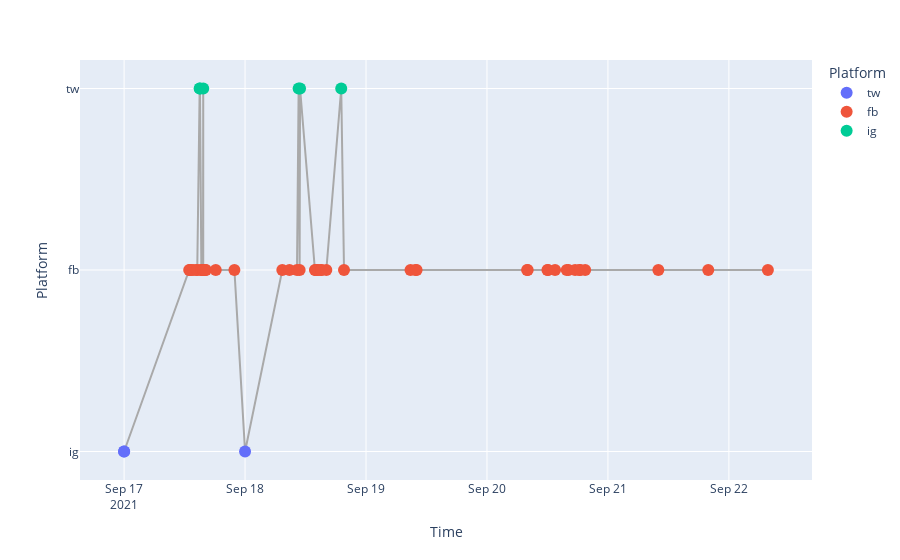

Source (notebook cell):
### Markdown cell above
Timeline of one image cross platform

### Code cell
selected_hash = '2551a5b85add964b'
df_one_hash = df[df['hash'] == selected_hash]

# Sort data by timestamp to connect dots chronologically
df_filtered = df_one_hash.sort_values(by='timestamp')

# Define the order of platforms
platform_order = ['ig', 'fb', 'tw']  # Change to your specific platform codes if different

# Convert platform to categorical type with a specific order
df_filtered['platform'] = pd.Categorical(df_filtered['platform'], categories=platform_order, ordered=True)

# Add a line trace with dark grey color connecting temporal succeeding dots (line comes first)
fig = px.line(
    df_filtered, 
    x='timestamp', 
    y='platform',  # Use platform directly (no jitter)
    line_shape='linear'
).update_traces(line_color='darkgrey')

# Now add the scatter plot on top (for bigger dots and color by platform)
scatter_fig = px.scatter(
    df_filtered,
    x='timestamp',             # Time of the post
    y='platform',              # Use platform directly (no jitter)
    color='platform',          # Color each point by platform (Instagram, Facebook, Twitter)
    hover_data=['img_id', 'party', 'name'],  # Additional hover data
    labels={'platform': 'Platform'},
    title=f'Timeline of Reposts for Image Hash: {selected_hash}',
    height=600,
    width=1000
).update_traces(marker=dict(size=12))  # Increase marker size here

# Combine the two plots: Line first, dots on top
fig.add_traces(scatter_fig.data)

# Update layout for better readability
fig.update_layout(
    yaxis_title='Platform',
    yaxis=dict(tickvals=list(range(len(platform_order))), ticktext=platform_order),  # Set y-ticks to fixed order
    xaxis_title='Time',
    legend_title='Platform',
    hovermode='closest',
)

# Show the plot
fig.show()

### Figure 1 — Plotly figure (JSON) as saved in the notebook; plotly's stock layout.template omitted (floating-point values rounded to 4 significant figures; data arrays with more than 128 entries replaced by an {"elided": "..."} marker saying what was removed)
{"data": [{"hovertemplate": "timestamp=%{x}<br>platform=%{y}<extra></extra>", "legendgroup": "", "line": {"color": "darkgrey", "dash": "solid", "shape": "linear"}, "marker": {"symbol": "circle"}, "mode": "lines", "name": "", "orientation": "v", "showlegend": false, "type": "scatter", "x": ["2021-09-17T00:00:00", "2021-09-17T00:00:00", "2021-09-17T12:54:58", "2021-09-17T13:05:42", "2021-09-17T13:09:52", "2021-09-17T13:41:26", "2021-09-17T14:22:12", "2021-09-17T14:30:53", "2021-09-17T14:59:37", "2021-09-17T15:03:05", "2021-09-17T15:19:55", "2021-09-17T15:23:09", "2021-09-17T15:36:49", "2021-09-17T15:39:16", "2021-09-17T15:42:00", "2021-09-17T15:42:09", "2021-09-17T15:55:41", "2021-09-17T16:05:46", "2021-09-17T16:13:48", "2021-09-17T18:10:58", "2021-09-17T21:53:10", "2021-09-18T00:00:00", "2021-09-18T07:23:19", "2021-09-18T08:48:32", "2021-09-18T10:18:18", "2021-09-18T10:37:42", "2021-09-18T10:49:32", "2021-09-18T10:54:51", "2021-09-18T13:51:54", "2021-09-18T14:01:57", "2021-09-18T14:10:40", "2021-09-18T14:25:55", "2021-09-18T15:05:38", "2021-09-18T15:07:13", "2021-09-18T16:07:30", "2021-09-18T19:04:54", "2021-09-18T19:37:59", "2021-09-19T08:49:28", "2021-09-19T09:49:11", "2021-09-19T10:02:08", "2021-09-20T07:57:53", "2021-09-20T08:04:31", "2021-09-20T11:59:41", "2021-09-20T12:07:07", "2021-09-20T13:30:36", "2021-09-20T15:49:26", "2021-09-20T16:10:26", "2021-09-20T17:29:07", "2021-09-20T18:25:01", "2021-09-20T18:25:56", "2021-09-20T19:28:55", "2021-09-21T10:00:09", "2021-09-21T19:54:12", "2021-09-22T07:44:17"], "xaxis": "x", "y": ["tw", "tw", "fb", "fb", "fb", "fb", "fb", "fb", "ig", "ig", "fb", "fb", "fb", "fb", "ig", "fb", "fb", "fb", "fb", "fb", "fb", "tw", "fb", "fb", "fb", "ig", "fb", "ig", "fb", "fb", "fb", "fb", "fb", "fb", "fb", "ig", "fb", "fb", "fb", "fb", "fb", "fb", "fb", "fb", "fb", "fb", "fb", "fb", "fb", "fb", "fb", "fb", "fb", "fb"], "yaxis": "y"}, {"customdata": [["tw_98327012_1438875421920092160", null, null], ["tw_26458162_1438817248504946693", null, "spdde"], ["tw_1104610087_1439152721173655552", null, null]], "hovertemplate": "Platform=%{y}<br>timestamp=%{x}<br>img_id=%{customdata[0]}<br>party=%{customdata[1]}<br>name=%{customdata[2]}<extra></extra>", "legendgroup": "tw", "marker": {"color": "#636efa", "size": 12, "symbol": "circle"}, "mode": "markers", "name": "tw", "orientation": "v", "showlegend": true, "type": "scatter", "x": ["2021-09-17T00:00:00", "2021-09-17T00:00:00", "2021-09-18T00:00:00"], "xaxis": "x", "y": ["tw", "tw", "tw"], "yaxis": "y"}, {"customdata": {"elided": "45x3 str values"}, "hovertemplate": "Platform=%{y}<br>timestamp=%{x}<br>img_id=%{customdata[0]}<br>party=%{customdata[1]}<br>name=%{customdata[2]}<extra></extra>", "legendgroup": "fb", "marker": {"color": "#EF553B", "size": 12, "symbol": "circle"}, "mode": "markers", "name": "fb", "orientation": "v", "showlegend": true, "type": "scatter", "x": ["2021-09-17T12:54:58", "2021-09-17T13:05:42", "2021-09-17T13:09:52", "2021-09-17T13:41:26", "2021-09-17T14:22:12", "2021-09-17T14:30:53", "2021-09-17T15:19:55", "2021-09-17T15:23:09", "2021-09-17T15:36:49", "2021-09-17T15:39:16", "2021-09-17T15:42:09", "2021-09-17T15:55:41", "2021-09-17T16:05:46", "2021-09-17T16:13:48", "2021-09-17T18:10:58", "2021-09-17T21:53:10", "2021-09-18T07:23:19", "2021-09-18T08:48:32", "2021-09-18T10:18:18", "2021-09-18T10:49:32", "2021-09-18T13:51:54", "2021-09-18T14:01:57", "2021-09-18T14:10:40", "2021-09-18T14:25:55", "2021-09-18T15:05:38", "2021-09-18T15:07:13", "2021-09-18T16:07:30", "2021-09-18T19:37:59", "2021-09-19T08:49:28", "2021-09-19T09:49:11", "2021-09-19T10:02:08", "2021-09-20T07:57:53", "2021-09-20T08:04:31", "2021-09-20T11:59:41", "2021-09-20T12:07:07", "2021-09-20T13:30:36", "2021-09-20T15:49:26", "2021-09-20T16:10:26", "2021-09-20T17:29:07", "2021-09-20T18:25:01", "2021-09-20T18:25:56", "2021-09-20T19:28:55", "2021-09-21T10:00:09", "2021-09-21T19:54:12", "2021-09-22T07:44:17"], "xaxis": "x", "y": ["fb", "fb", "fb", "fb", "fb", "fb", "fb", "fb", "fb", "fb", "fb", "fb", "fb", "fb", "fb", "fb", "fb", "fb", "fb", "fb", "fb", "fb", "fb", "fb", "fb", "fb", "fb", "fb", "fb", "fb", "fb", "fb", "fb", "fb", "fb", "fb", "fb", "fb", "fb", "fb", "fb", "fb", "fb", "fb", "fb"], "yaxis": "y"}, {"customdata": [["ig_doromartin_hamburg_CT7HJimM4KW", null, "Dorothee Martin"], ["ig_achim_p_CT7Hi9xKxi9", null, "Achim Post, MdB"], ["ig_spdsalzkotten_CT7L_62ohAM", "SPD", "SPD Salzkotten"], ["ig_spdniedersachsen_CT9N-BCsiif", "SPD", "SPD Niedersachsen"], ["ig_alptekin_kirci_CT9P7qOrAEH", null, "Alptekin Kırcı"], ["ig_baldy.daniel_CT-IA7Ig-Ty", null, "Daniel Baldy"]], "hovertemplate": "Platform=%{y}<br>timestamp=%{x}<br>img_id=%{customdata[0]}<br>party=%{customdata[1]}<br>name=%{customdata[2]}<extra></extra>", "legendgroup": "ig", "marker": {"color": "#00cc96", "size": 12, "symbol": "circle"}, "mode": "markers", "name": "ig", "orientation": "v", "showlegend": true, "type": "scatter", "x": ["2021-09-17T14:59:37", "2021-09-17T15:03:05", "2021-09-17T15:42:00", "2021-09-18T10:37:42", "2021-09-18T10:54:51", "2021-09-18T19:04:54"], "xaxis": "x", "y": ["ig", "ig", "ig", "ig", "ig", "ig"], "yaxis": "y"}], "layout": {"hovermode": "closest", "legend": {"title": {"text": "Platform"}, "tracegroupgap": 0}, "margin": {"t": 60}, "xaxis": {"anchor": "y", "domain": [0, 1], "title": {"text": "Time"}}, "yaxis": {"anchor": "x", "domain": [0, 1], "ticktext": ["ig", "fb", "tw"], "tickvals": [0, 1, 2], "title": {"text": "Platform"}}}}
